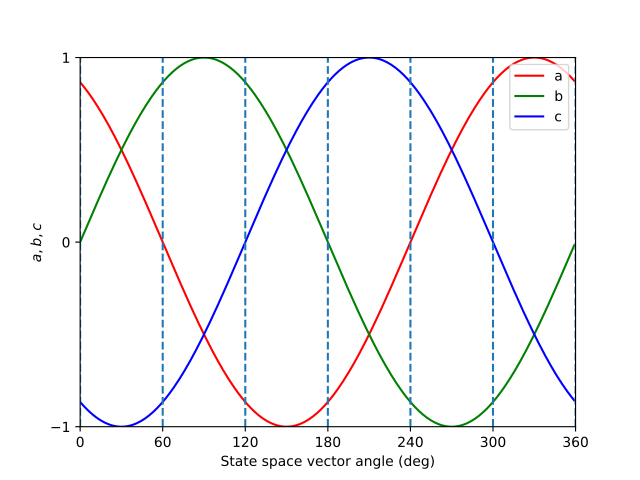

Source code (Python):
import numpy as np
import matplotlib.pyplot as plt


fig, ax = plt.subplots()

ax.set_xlabel("State space vector angle (deg)")
ax.set_ylabel(r"$a, b, c$")

alphad = np.arange(0, 360, 1)
alpha = np.deg2rad(alphad)

# amplitude assumed sqrt(3) / 2 (maximum)
a = np.sqrt(3) / 2 * np.cos(alpha) - 1 / 2 * np.sin(alpha)
b = np.sin(alpha)
c = -(a + b)

ax.plot(alphad, a, color="r", label="a")
ax.plot(alphad, b, color="g", label="b")
ax.plot(alphad, c, color="b", label="c")

ax.set_xticks([0, 60, 120, 180, 240, 300, 360])
ax.set_xlim([0, 360])

ax.set_yticks([-1, 0, 1])
ax.set_ylim([-1, 1])

ax.axvline(0, ls="--")
ax.axvline(60, ls="--")
ax.axvline(120, ls="--")
ax.axvline(180, ls="--")
ax.axvline(240, ls="--")
ax.axvline(300, ls="--")
ax.axvline(360, ls="--")

ax.legend(loc="upper right")

plt.show()
